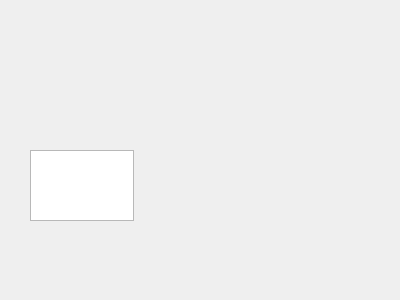
<?xml version="1.0" encoding="UTF-8"?>
<ui version="4.0">
 <class>Widget</class>
 <widget class="QWidget" name="Widget">
  <property name="geometry">
   <rect>
    <x>0</x>
    <y>0</y>
    <width>400</width>
    <height>300</height>
   </rect>
  </property>
  <property name="windowTitle">
   <string>Widget</string>
  </property>
  <widget class="QTextEdit" name="textEdit">
   <property name="geometry">
    <rect>
     <x>30</x>
     <y>150</y>
     <width>104</width>
     <height>71</height>
    </rect>
   </property>
   <property name="html">
    <string>&lt;!DOCTYPE HTML PUBLIC &quot;-//W3C//DTD HTML 4.0//EN&quot; &quot;http://www.w3.org/TR/REC-html40/strict.dtd&quot;&gt;
&lt;html&gt;&lt;head&gt;&lt;meta name=&quot;qrichtext&quot; content=&quot;1&quot; /&gt;&lt;style type=&quot;text/css&quot;&gt;
p, li { white-space: pre-wrap; }
&lt;/style&gt;&lt;/head&gt;&lt;body style=&quot; font-family:'SimSun'; font-size:9pt; font-weight:400; font-style:normal;&quot;&gt;
&lt;p style=&quot;-qt-paragraph-type:empty; margin-top:0px; margin-bottom:0px; margin-left:0px; margin-right:0px; -qt-block-indent:0; text-indent:0px;&quot;&gt;&lt;br /&gt;&lt;/p&gt;&lt;/body&gt;&lt;/html&gt;</string>
   </property>
  </widget>
 </widget>
 <layoutdefault spacing="6" margin="11"/>
 <resources/>
 <connections/>
</ui>
